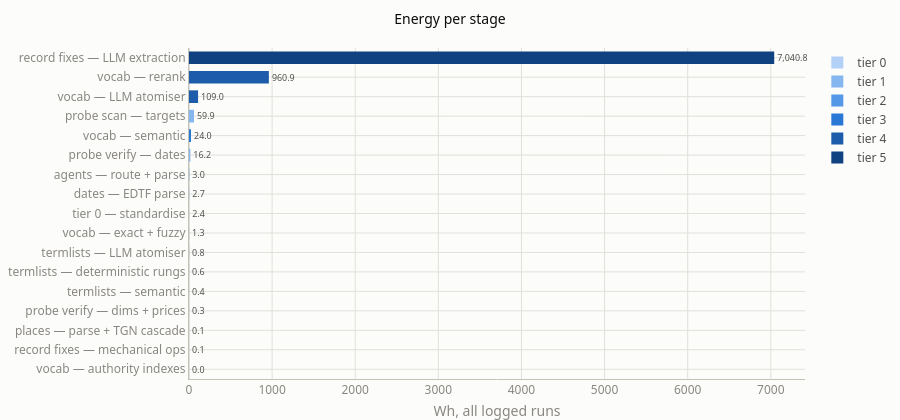

Notebook cell for this chart:
### Code cell
d = stage_costs.sort("energy_wh")
fig = go.Figure()
for tier in sorted(d["tier"].unique().to_list()):
    t = d.filter(pl.col("tier") == tier)
    fig.add_bar(
        y=t["stage"].to_list(), x=t["energy_wh"].to_list(), orientation="h",
        name=f"tier {tier}", marker=dict(color=TIER_RAMP[tier]),
        text=[f"{v:,.1f}" for v in t["energy_wh"]], textposition="outside",
        textfont=dict(color=INK2), cliponaxis=False,
        hovertemplate="%{y}<br>%{x:.2f} Wh<extra></extra>",
    )
fig.update_layout(barmode="overlay", legend_traceorder="normal")
fig.update_yaxes(categoryorder="array", categoryarray=d["stage"].to_list())
fig.update_xaxes(title_text="Wh, all logged runs", title_font=dict(color=MUTED))
style(fig, "Energy per stage", height=420)
fig.show()

### Figure 1 — Plotly figure (JSON) as saved in the notebook; plotly's stock layout.template omitted (floating-point values rounded to 4 significant figures)
{"data": [{"cliponaxis": false, "hovertemplate": "%{y}<br>%{x:.2f} Wh<extra></extra>", "marker": {"color": "#b3d0f6"}, "name": "tier 0", "orientation": "h", "text": ["2.4"], "textfont": {"color": "#52514e"}, "textposition": "outside", "type": "bar", "x": [2.377], "y": ["tier 0 — standardise"]}, {"cliponaxis": false, "hovertemplate": "%{y}<br>%{x:.2f} Wh<extra></extra>", "marker": {"color": "#86b6ef"}, "name": "tier 1", "orientation": "h", "text": ["0.1", "0.3", "2.7", "16.2", "59.9"], "textfont": {"color": "#52514e"}, "textposition": "outside", "type": "bar", "x": [0.089, 0.276, 2.662, 16.24, 59.95], "y": ["record fixes — mechanical ops", "probe verify — dims + prices", "dates — EDTF parse", "probe verify — dates", "probe scan — targets"]}, {"cliponaxis": false, "hovertemplate": "%{y}<br>%{x:.2f} Wh<extra></extra>", "marker": {"color": "#5598e7"}, "name": "tier 2", "orientation": "h", "text": ["0.0", "0.1", "0.6", "1.3", "3.0"], "textfont": {"color": "#52514e"}, "textposition": "outside", "type": "bar", "x": [0.046, 0.092, 0.574, 1.261, 2.967], "y": ["vocab — authority indexes", "places — parse + TGN cascade", "termlists — deterministic rungs", "vocab — exact + fuzzy", "agents — route + parse"]}, {"cliponaxis": false, "hovertemplate": "%{y}<br>%{x:.2f} Wh<extra></extra>", "marker": {"color": "#2a78d6"}, "name": "tier 3", "orientation": "h", "text": ["0.4", "24.0"], "textfont": {"color": "#52514e"}, "textposition": "outside", "type": "bar", "x": [0.359, 24.01], "y": ["termlists — semantic", "vocab — semantic"]}, {"cliponaxis": false, "hovertemplate": "%{y}<br>%{x:.2f} Wh<extra></extra>", "marker": {"color": "#1c5cab"}, "name": "tier 4", "orientation": "h", "text": ["0.8", "109.0", "960.9"], "textfont": {"color": "#52514e"}, "textposition": "outside", "type": "bar", "x": [0.809, 109.0, 960.9], "y": ["termlists — LLM atomiser", "vocab — LLM atomiser", "vocab — rerank"]}, {"cliponaxis": false, "hovertemplate": "%{y}<br>%{x:.2f} Wh<extra></extra>", "marker": {"color": "#104281"}, "name": "tier 5", "orientation": "h", "text": ["7,040.8"], "textfont": {"color": "#52514e"}, "textposition": "outside", "type": "bar", "x": [7041.0], "y": ["record fixes — LLM extraction"]}], "layout": {"bargap": 0.35, "barmode": "overlay", "font": {"color": "#52514e", "family": "system-ui, \"Segoe UI\", sans-serif", "size": 12}, "height": 420, "legend": {"borderwidth": 0, "traceorder": "normal"}, "margin": {"b": 8, "l": 8, "r": 8, "t": 48}, "paper_bgcolor": "#fcfcfb", "plot_bgcolor": "#fcfcfb", "title": {"font": {"color": "#0b0b0b", "size": 14}, "text": "Energy per stage"}, "xaxis": {"automargin": true, "gridcolor": "#e1e0d9", "linecolor": "#c3c2b7", "tickfont": {"color": "#898781"}, "ticks": "", "title": {"font": {"color": "#898781"}, "text": "Wh, all logged runs"}, "zerolinecolor": "#c3c2b7"}, "yaxis": {"automargin": true, "categoryarray": ["vocab — authority indexes", "record fixes — mechanical ops", "places — parse + TGN cascade", "probe verify — dims + prices", "termlists — semantic", "termlists — deterministic rungs", "termlists — LLM atomiser", "vocab — exact + fuzzy", "tier 0 — standardise", "dates — EDTF parse", "agents — route + parse", "probe verify — dates", "vocab — semantic", "probe scan — targets", "vocab — LLM atomiser", "vocab — rerank", "record fixes — LLM extraction"], "categoryorder": "array", "gridcolor": "#e1e0d9", "linecolor": "#c3c2b7", "tickfont": {"color": "#898781"}, "ticks": "", "zerolinecolor": "#c3c2b7"}}}
